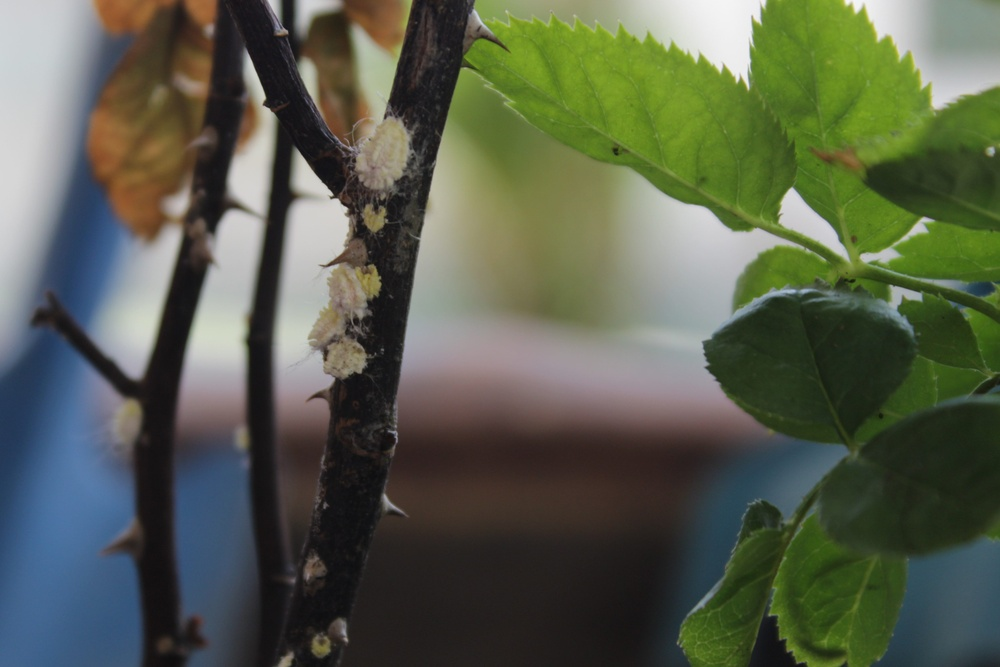
#> input picture mealybugs.jpg, 1000 x 667 px, shrunk from 4105 x 2737 before the run
$ jupyter execute lab_experiments.ipynb
#> lines starting #> are read from the running program, lines starting #| are printed output that depends on the picture
[cell 1]
import matplotlib.pyplot as plt
from matplotlib.image import imread
from matplotlib import animation
import numpy as np
from skimage.color import rgb2lab

def im2double(im, min_val, max_val):
    return (im.astype('float') - min_val) / (max_val - min_val)

img = im2double(imread('mealybugs.jpg'), 0, 255)

plt.figure(figsize=(8, 5))
plt.axis('off')
plt.title('Original - RGB')
plt.imshow(img)
plt.show()

[cell 2]
# 0 <= L* <=100
# a* green < 0 < magenta
# b* blue < 0 < yellow

img_lab = rgb2lab(img)
#> img_lab: shape (667, 1000, 3) float64; mean of channels 0, 1, 2 38.3, -4.6, 8.7

plt.figure(figsize=(8, 12))
plt.subplot('311')
plt.axis('off')
plt.title('L*')
plt.imshow(img_lab[:,:,0], cmap='gray')
plt.subplot('312')
plt.axis('off')
plt.title('a*')
plt.imshow(img_lab[:,:,1], cmap='gray')
plt.subplot('313')
plt.axis('off')
plt.title('b*')
plt.imshow(img_lab[:,:,2], cmap='gray')
plt.show()
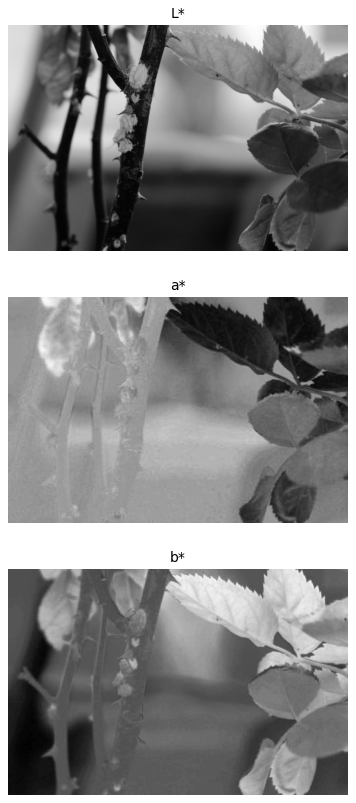
#> figure drawn by matplotlib, 3 panels

[cell 3]
img_a = img_lab[:,:,1]
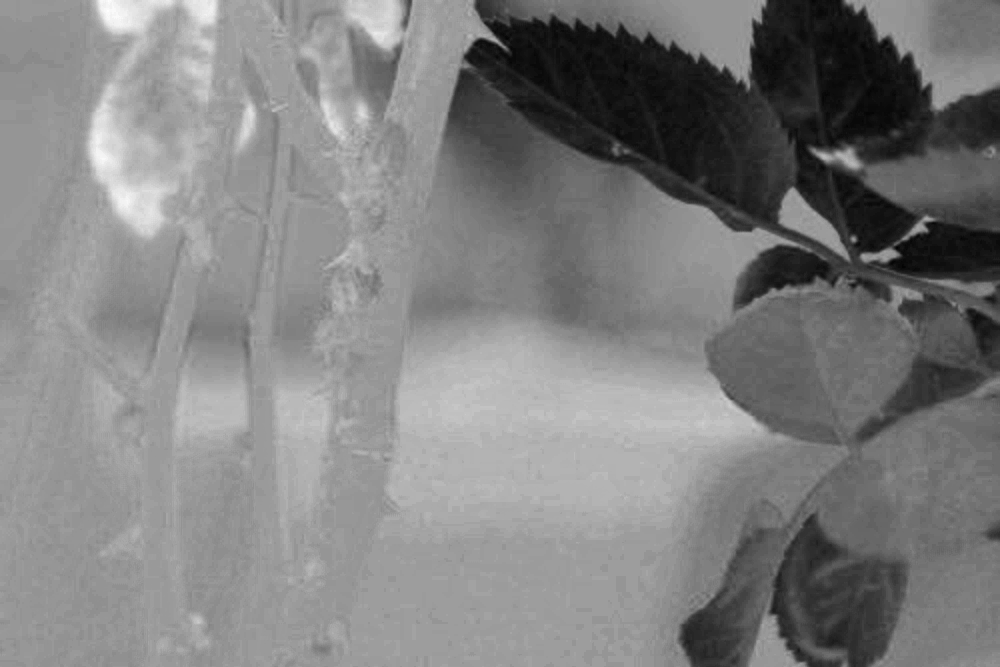
#> img_a: shape (667, 1000) float64; min -32.64, max 23.04, mean -4.6; drawn with min black and max white

img_a_g = np.copy(img_a)
img_a_g[img_a_g > 0] = 0
img_a_g = np.abs(img_a_g)
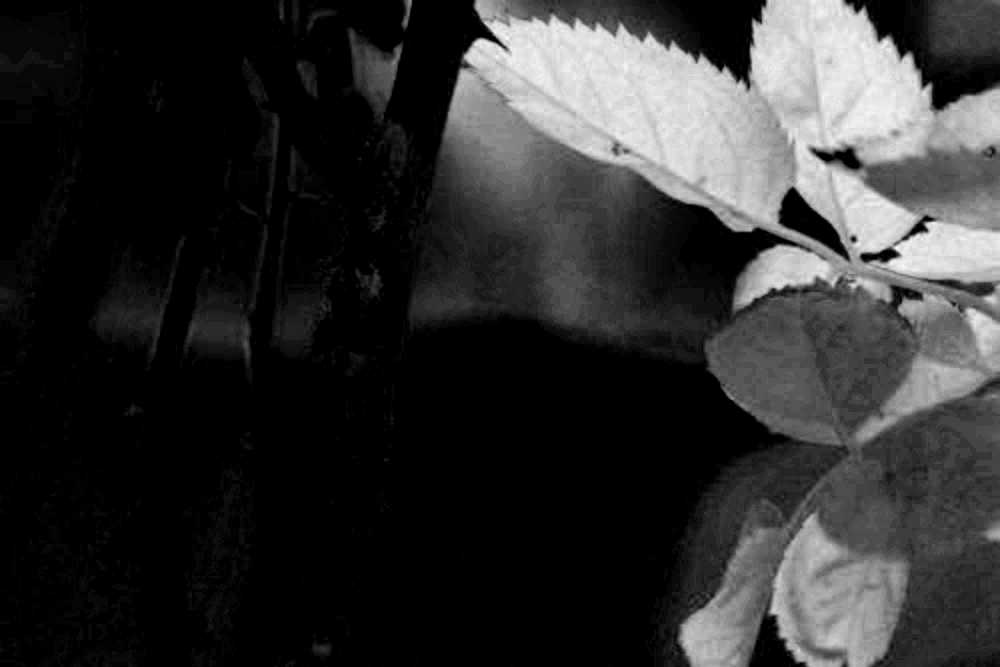
#> img_a_g: shape (667, 1000) float64; min 0, max 32.64, mean 6.1; drawn with min black and max white

img_a_m = np.copy(img_a)
img_a_m[img_a_m < 0] = 0
img_a_m = np.abs(img_a_m)

img_b = img_lab[:,:,2]
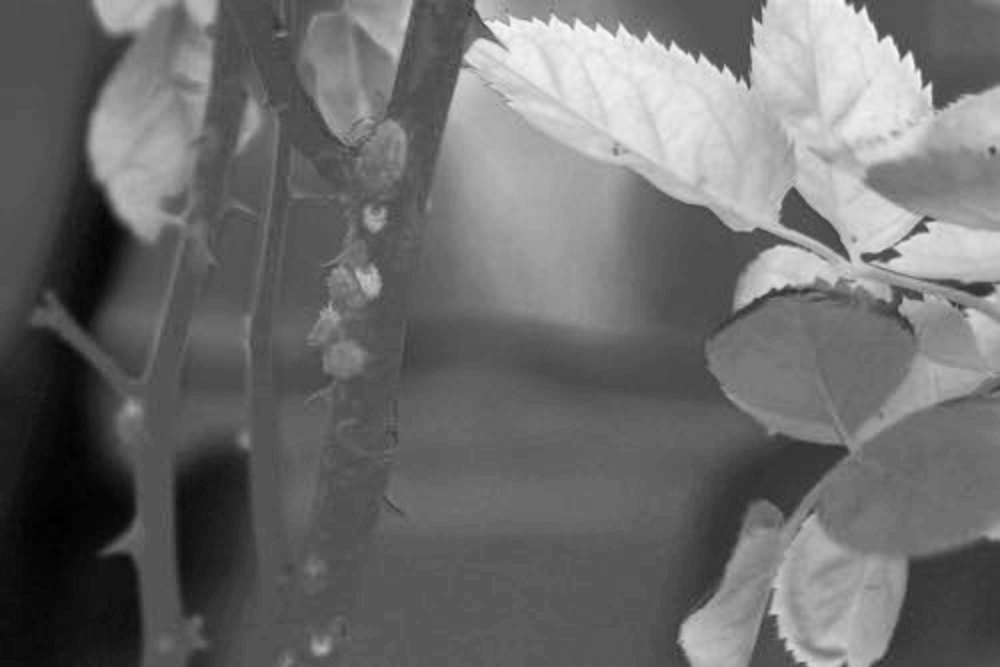
#> img_b: shape (667, 1000) float64; min -30.77, max 61.5, mean 8.7; drawn with min black and max white

img_b_b = np.copy(img_b)
img_b_b[img_b_b > 0] = 0
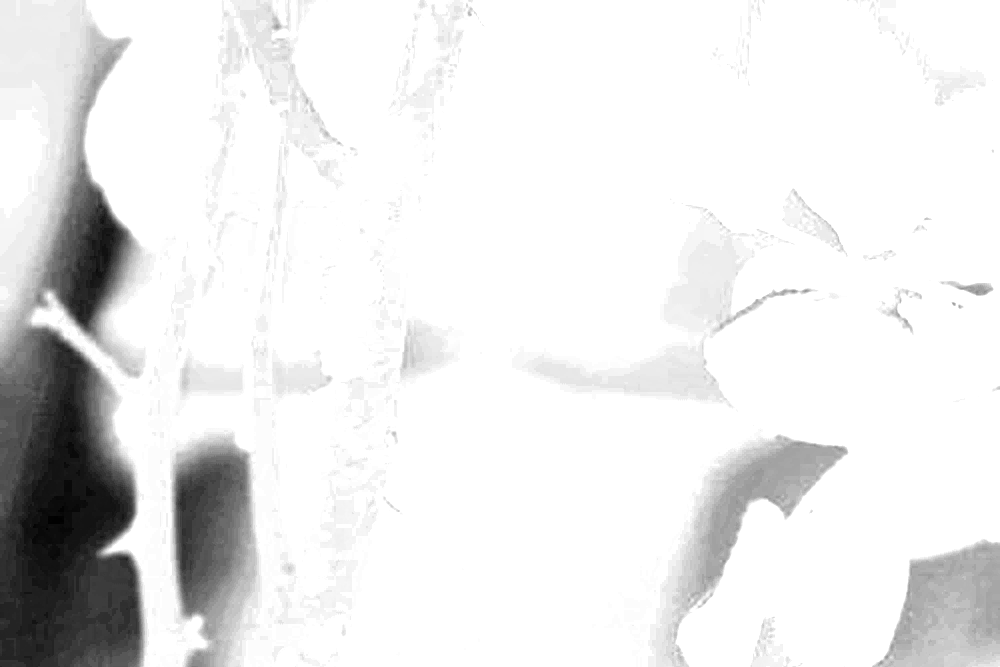
#> img_b_b: shape (667, 1000) float64; min -30.77, max 0, mean -2.78; drawn with min black and max white
img_b_b = np.abs(img_b_b)
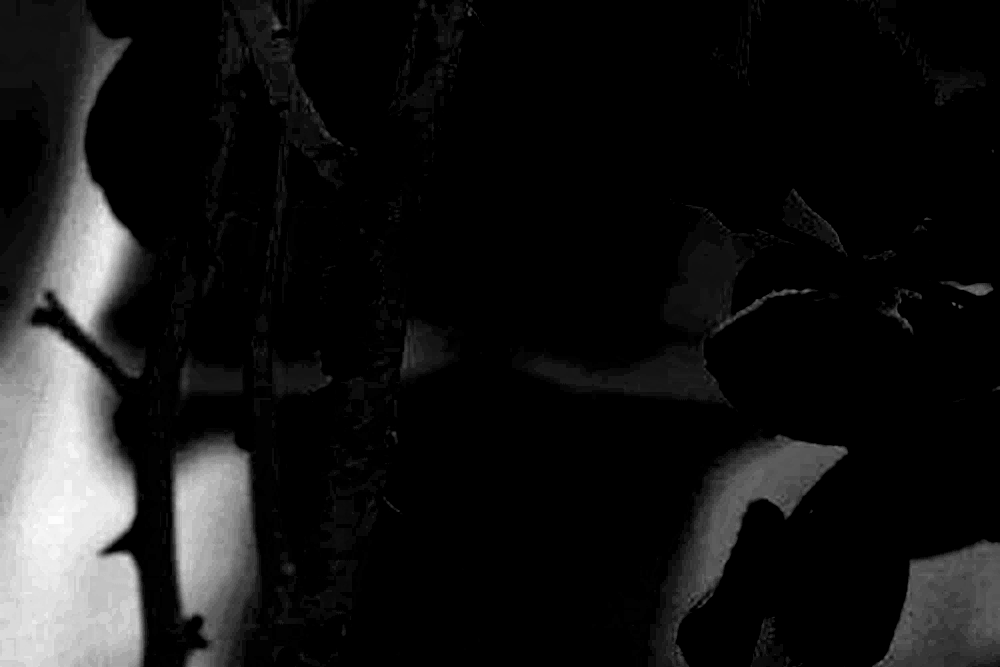
#> img_b_b: shape (667, 1000) float64; min 0, max 30.77, mean 2.8; drawn with min black and max white

img_b_y = np.copy(img_b)
img_b_y[img_b_y < 0] = 0
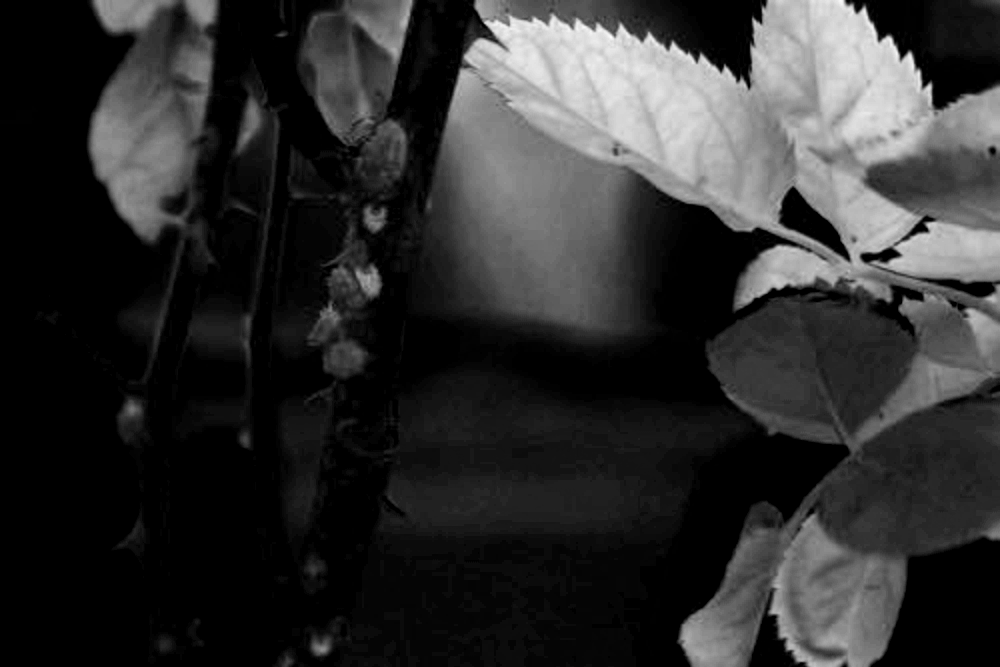
#> img_b_y: shape (667, 1000) float64; min 0, max 61.5, mean 11.5; drawn with min black and max white
img_b_y = np.abs(img_b_y)

plt.figure(figsize=(12, 8))
plt.subplot('221')
plt.axis('off')
plt.title('a* <= 0 (greens)')
plt.imshow(img_a_g, cmap='Greens')
plt.subplot('222')
plt.axis('off')
plt.title('a* >= 0 (magenta)')
plt.imshow(img_a_m, cmap='Reds')
plt.subplot('223')
plt.axis('off')
plt.title('b* <= 0 (blue)')
plt.imshow(img_b_b, cmap='Blues')
plt.subplot('224')
plt.axis('off')
plt.title('b* => 0 (yellow)')
plt.imshow(img_b_y, cmap='binary')
plt.show()
